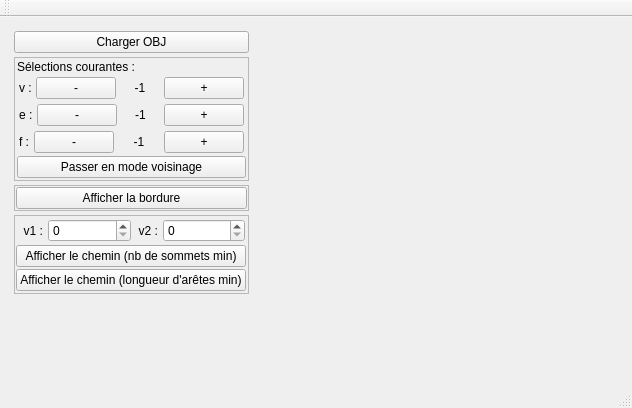
<?xml version="1.0" encoding="UTF-8"?>
<ui version="4.0">
 <class>MainWindow</class>
 <widget class="QMainWindow" name="MainWindow">
  <property name="geometry">
   <rect>
    <x>0</x>
    <y>0</y>
    <width>632</width>
    <height>408</height>
   </rect>
  </property>
  <property name="windowTitle">
   <string>MainWindow</string>
  </property>
  <widget class="QWidget" name="centralWidget">
   <layout class="QHBoxLayout" name="horizontalLayout">
    <item>
     <widget class="QWidget" name="widget_2" native="true">
      <property name="sizePolicy">
       <sizepolicy hsizetype="Maximum" vsizetype="Preferred">
        <horstretch>150</horstretch>
        <verstretch>0</verstretch>
       </sizepolicy>
      </property>
      <property name="minimumSize">
       <size>
        <width>150</width>
        <height>0</height>
       </size>
      </property>
      <layout class="QVBoxLayout" name="verticalLayout">
       <property name="spacing">
        <number>4</number>
       </property>
       <property name="leftMargin">
        <number>3</number>
       </property>
       <property name="topMargin">
        <number>3</number>
       </property>
       <property name="rightMargin">
        <number>3</number>
       </property>
       <property name="bottomMargin">
        <number>3</number>
       </property>
       <item>
        <widget class="QPushButton" name="pushButton_chargement">
         <property name="minimumSize">
          <size>
           <width>200</width>
           <height>0</height>
          </size>
         </property>
         <property name="text">
          <string>Charger OBJ</string>
         </property>
        </widget>
       </item>
       <item>
        <widget class="QFrame" name="frame">
         <property name="frameShape">
          <enum>QFrame::StyledPanel</enum>
         </property>
         <property name="frameShadow">
          <enum>QFrame::Raised</enum>
         </property>
         <layout class="QVBoxLayout" name="verticalLayout_2">
          <property name="spacing">
           <number>1</number>
          </property>
          <property name="leftMargin">
           <number>2</number>
          </property>
          <property name="topMargin">
           <number>2</number>
          </property>
          <property name="rightMargin">
           <number>2</number>
          </property>
          <property name="bottomMargin">
           <number>2</number>
          </property>
          <item>
           <widget class="QLabel" name="label">
            <property name="text">
             <string>Sélections courantes :</string>
            </property>
           </widget>
          </item>
          <item>
           <widget class="QWidget" name="widget_4" native="true">
            <layout class="QHBoxLayout" name="horizontalLayout_2">
             <property name="spacing">
              <number>1</number>
             </property>
             <property name="leftMargin">
              <number>2</number>
             </property>
             <property name="topMargin">
              <number>2</number>
             </property>
             <property name="rightMargin">
              <number>2</number>
             </property>
             <property name="bottomMargin">
              <number>2</number>
             </property>
             <item>
              <widget class="QLabel" name="label_4">
               <property name="sizePolicy">
                <sizepolicy hsizetype="Maximum" vsizetype="Preferred">
                 <horstretch>0</horstretch>
                 <verstretch>0</verstretch>
                </sizepolicy>
               </property>
               <property name="text">
                <string>v : </string>
               </property>
              </widget>
             </item>
             <item>
              <widget class="QPushButton" name="pushButton_vertexMoins">
               <property name="sizePolicy">
                <sizepolicy hsizetype="Preferred" vsizetype="Fixed">
                 <horstretch>0</horstretch>
                 <verstretch>0</verstretch>
                </sizepolicy>
               </property>
               <property name="text">
                <string>-</string>
               </property>
              </widget>
             </item>
             <item>
              <widget class="QLabel" name="labelVertex">
               <property name="sizePolicy">
                <sizepolicy hsizetype="Preferred" vsizetype="Preferred">
                 <horstretch>0</horstretch>
                 <verstretch>0</verstretch>
                </sizepolicy>
               </property>
               <property name="text">
                <string>-1</string>
               </property>
               <property name="alignment">
                <set>Qt::AlignCenter</set>
               </property>
              </widget>
             </item>
             <item>
              <widget class="QPushButton" name="pushButton_vertexPlus">
               <property name="sizePolicy">
                <sizepolicy hsizetype="Preferred" vsizetype="Fixed">
                 <horstretch>0</horstretch>
                 <verstretch>0</verstretch>
                </sizepolicy>
               </property>
               <property name="text">
                <string>+</string>
               </property>
              </widget>
             </item>
            </layout>
           </widget>
          </item>
          <item>
           <widget class="QWidget" name="widget_3" native="true">
            <property name="sizePolicy">
             <sizepolicy hsizetype="Preferred" vsizetype="Preferred">
              <horstretch>0</horstretch>
              <verstretch>0</verstretch>
             </sizepolicy>
            </property>
            <layout class="QHBoxLayout" name="horizontalLayout_3">
             <property name="spacing">
              <number>1</number>
             </property>
             <property name="leftMargin">
              <number>2</number>
             </property>
             <property name="topMargin">
              <number>2</number>
             </property>
             <property name="rightMargin">
              <number>2</number>
             </property>
             <property name="bottomMargin">
              <number>2</number>
             </property>
             <item>
              <widget class="QLabel" name="label_5">
               <property name="sizePolicy">
                <sizepolicy hsizetype="Maximum" vsizetype="Preferred">
                 <horstretch>0</horstretch>
                 <verstretch>0</verstretch>
                </sizepolicy>
               </property>
               <property name="text">
                <string>e : </string>
               </property>
              </widget>
             </item>
             <item>
              <widget class="QPushButton" name="pushButton_edgeMoins">
               <property name="sizePolicy">
                <sizepolicy hsizetype="Preferred" vsizetype="Fixed">
                 <horstretch>0</horstretch>
                 <verstretch>0</verstretch>
                </sizepolicy>
               </property>
               <property name="text">
                <string>-</string>
               </property>
              </widget>
             </item>
             <item>
              <widget class="QLabel" name="labelEdge">
               <property name="sizePolicy">
                <sizepolicy hsizetype="Preferred" vsizetype="Preferred">
                 <horstretch>0</horstretch>
                 <verstretch>0</verstretch>
                </sizepolicy>
               </property>
               <property name="text">
                <string>-1</string>
               </property>
               <property name="alignment">
                <set>Qt::AlignCenter</set>
               </property>
              </widget>
             </item>
             <item>
              <widget class="QPushButton" name="pushButton_edgePlus">
               <property name="sizePolicy">
                <sizepolicy hsizetype="Preferred" vsizetype="Fixed">
                 <horstretch>0</horstretch>
                 <verstretch>0</verstretch>
                </sizepolicy>
               </property>
               <property name="minimumSize">
                <size>
                 <width>10</width>
                 <height>0</height>
                </size>
               </property>
               <property name="text">
                <string>+</string>
               </property>
              </widget>
             </item>
            </layout>
           </widget>
          </item>
          <item>
           <widget class="QWidget" name="widget" native="true">
            <layout class="QHBoxLayout" name="horizontalLayout_4">
             <property name="spacing">
              <number>1</number>
             </property>
             <property name="leftMargin">
              <number>2</number>
             </property>
             <property name="topMargin">
              <number>2</number>
             </property>
             <property name="rightMargin">
              <number>2</number>
             </property>
             <property name="bottomMargin">
              <number>2</number>
             </property>
             <item>
              <widget class="QLabel" name="label_6">
               <property name="sizePolicy">
                <sizepolicy hsizetype="Maximum" vsizetype="Preferred">
                 <horstretch>0</horstretch>
                 <verstretch>0</verstretch>
                </sizepolicy>
               </property>
               <property name="text">
                <string>f : </string>
               </property>
              </widget>
             </item>
             <item>
              <widget class="QPushButton" name="pushButton_faceMoins">
               <property name="sizePolicy">
                <sizepolicy hsizetype="Preferred" vsizetype="Fixed">
                 <horstretch>0</horstretch>
                 <verstretch>0</verstretch>
                </sizepolicy>
               </property>
               <property name="text">
                <string>-</string>
               </property>
              </widget>
             </item>
             <item>
              <widget class="QLabel" name="labelFace">
               <property name="sizePolicy">
                <sizepolicy hsizetype="Preferred" vsizetype="Preferred">
                 <horstretch>0</horstretch>
                 <verstretch>0</verstretch>
                </sizepolicy>
               </property>
               <property name="text">
                <string>-1</string>
               </property>
               <property name="alignment">
                <set>Qt::AlignCenter</set>
               </property>
              </widget>
             </item>
             <item>
              <widget class="QPushButton" name="pushButton_facePlus">
               <property name="sizePolicy">
                <sizepolicy hsizetype="Preferred" vsizetype="Fixed">
                 <horstretch>0</horstretch>
                 <verstretch>0</verstretch>
                </sizepolicy>
               </property>
               <property name="text">
                <string>+</string>
               </property>
              </widget>
             </item>
            </layout>
           </widget>
          </item>
          <item>
           <widget class="QPushButton" name="pushButton_voisinage">
            <property name="text">
             <string>Passer en mode voisinage</string>
            </property>
           </widget>
          </item>
         </layout>
        </widget>
       </item>
       <item>
        <widget class="QFrame" name="frame_3">
         <property name="frameShape">
          <enum>QFrame::StyledPanel</enum>
         </property>
         <property name="frameShadow">
          <enum>QFrame::Raised</enum>
         </property>
         <layout class="QHBoxLayout" name="horizontalLayout_6">
          <property name="spacing">
           <number>1</number>
          </property>
          <property name="leftMargin">
           <number>1</number>
          </property>
          <property name="topMargin">
           <number>1</number>
          </property>
          <property name="rightMargin">
           <number>1</number>
          </property>
          <property name="bottomMargin">
           <number>1</number>
          </property>
          <item>
           <widget class="QPushButton" name="pushButton_bordure">
            <property name="text">
             <string>Afficher la bordure</string>
            </property>
           </widget>
          </item>
         </layout>
        </widget>
       </item>
       <item>
        <widget class="QFrame" name="frame_2">
         <property name="frameShape">
          <enum>QFrame::StyledPanel</enum>
         </property>
         <property name="frameShadow">
          <enum>QFrame::Raised</enum>
         </property>
         <layout class="QVBoxLayout" name="verticalLayout_3">
          <property name="spacing">
           <number>2</number>
          </property>
          <property name="leftMargin">
           <number>1</number>
          </property>
          <property name="topMargin">
           <number>2</number>
          </property>
          <property name="rightMargin">
           <number>2</number>
          </property>
          <property name="bottomMargin">
           <number>2</number>
          </property>
          <item>
           <widget class="QWidget" name="widget_5" native="true">
            <layout class="QHBoxLayout" name="horizontalLayout_5">
             <property name="spacing">
              <number>1</number>
             </property>
             <property name="leftMargin">
              <number>1</number>
             </property>
             <property name="topMargin">
              <number>1</number>
             </property>
             <property name="rightMargin">
              <number>1</number>
             </property>
             <property name="bottomMargin">
              <number>1</number>
             </property>
             <item>
              <widget class="QLabel" name="label_v1_chemin">
               <property name="sizePolicy">
                <sizepolicy hsizetype="Maximum" vsizetype="Preferred">
                 <horstretch>0</horstretch>
                 <verstretch>0</verstretch>
                </sizepolicy>
               </property>
               <property name="text">
                <string>  v1 : </string>
               </property>
              </widget>
             </item>
             <item>
              <widget class="QSpinBox" name="spinBox_v1_chemin"/>
             </item>
             <item>
              <widget class="QLabel" name="label_v2_chemin">
               <property name="sizePolicy">
                <sizepolicy hsizetype="Maximum" vsizetype="Preferred">
                 <horstretch>0</horstretch>
                 <verstretch>0</verstretch>
                </sizepolicy>
               </property>
               <property name="text">
                <string>  v2 : </string>
               </property>
              </widget>
             </item>
             <item>
              <widget class="QSpinBox" name="spinBox_v2_chemin">
               <property name="maximum">
                <number>10000</number>
               </property>
              </widget>
             </item>
            </layout>
           </widget>
          </item>
          <item>
           <widget class="QPushButton" name="pushButton_afficherChemin">
            <property name="text">
             <string>Afficher le chemin (nb de sommets min)</string>
            </property>
           </widget>
          </item>
          <item>
           <widget class="QPushButton" name="pushButton_aretes">
            <property name="sizePolicy">
             <sizepolicy hsizetype="Minimum" vsizetype="Minimum">
              <horstretch>0</horstretch>
              <verstretch>0</verstretch>
             </sizepolicy>
            </property>
            <property name="text">
             <string>Afficher le chemin (longueur d'arêtes min)</string>
            </property>
           </widget>
          </item>
         </layout>
        </widget>
       </item>
       <item>
        <spacer name="verticalSpacer">
         <property name="orientation">
          <enum>Qt::Vertical</enum>
         </property>
         <property name="sizeHint" stdset="0">
          <size>
           <width>20</width>
           <height>20</height>
          </size>
         </property>
        </spacer>
       </item>
      </layout>
     </widget>
    </item>
    <item>
     <widget class="MeshViewerWidget" name="displayWidget" native="true"/>
    </item>
   </layout>
  </widget>
  <widget class="QMenuBar" name="menuBar">
   <property name="geometry">
    <rect>
     <x>0</x>
     <y>0</y>
     <width>632</width>
     <height>20</height>
    </rect>
   </property>
  </widget>
  <widget class="QToolBar" name="mainToolBar">
   <attribute name="toolBarArea">
    <enum>TopToolBarArea</enum>
   </attribute>
   <attribute name="toolBarBreak">
    <bool>false</bool>
   </attribute>
  </widget>
  <widget class="QStatusBar" name="statusBar"/>
 </widget>
 <layoutdefault spacing="6" margin="11"/>
 <customwidgets>
  <customwidget>
   <class>MeshViewerWidget</class>
   <extends>QWidget</extends>
   <header location="global">meshviewerwidget.h</header>
   <container>1</container>
  </customwidget>
 </customwidgets>
 <resources/>
 <connections/>
</ui>
